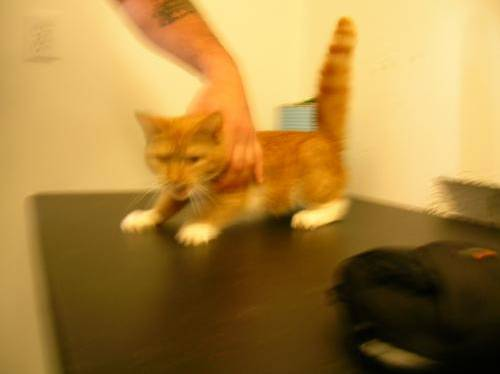
#> input picture SC201L11/train/cat.0.jpg, 500 x 374 px; its folder holds only this picture in this run
$ jupyter execute --allow-errors NN_cat_dog.ipynb
#> lines starting #> are read from the running program, lines starting #| are printed output that depends on the picture; long printed decimals are rounded
[cell 1]
import numpy as np
from PIL import Image
import matplotlib.pyplot as plt
import os
import random

[cell 2]
# Load data
file_path = 'train/'
data_lst = []
for filename in os.listdir(file_path):
    if 'dog' not in filename and 'cat' not in filename:
        continue
    real_file_path = file_path + filename
    img = Image.open(real_file_path)
#> img is the input picture: PIL image 500x374 RGB; mean R, G, B 167.7, 129.8, 61.9
    img = img.resize((64, 64))
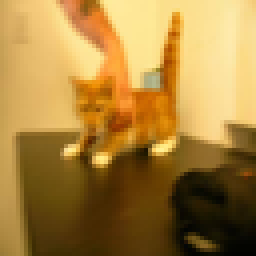
#> img: PIL image 64x64 RGB (shown 4 times larger); mean R, G, B 167.7, 129.8, 61.9
    data = np.array(img)
    data = data.reshape(64*64*3, 1)
#> data = 12288 values, max 255 at index 87, min 0 at index 1667, mean 119.8
    if 'cat' in filename:
        data_lst.append((data, 1, img))
    elif 'dog' in filename:
        data_lst.append((data, 0, img))

[cell 3]
X_lst = list(data_lst[i][0] for i in range(len(data_lst)))
#> X_lst = 1 item
Y_lst = list(data_lst[i][1] for i in range(len(data_lst)))
#> Y_lst = [1]
img_lst = list(data_lst[i][2] for i in range(len(data_lst)))
#> img_lst = 1 item

[cell 4]
# Convert Python list to numpy array
X = np.array(X_lst)
#> X has the same summary as data
Y = np.array(Y_lst)
#> Y = [1]

[cell 5]
# Convert to array with correct dimensions
X = X.reshape(X.shape[0], X.shape[1])
Y = Y.reshape(Y.shape[0], 1)
X = X.T
Y = Y.T
print('X.shape:', X.shape)
#| X.shape: (12288, 1)
print('Y.shaoe:', Y.shape)
#| Y.shaoe: (1, 1)

[cell 6]
# Normalization
min_X = np.min(X)
#> min_X = 0
max_X = np.max(X)
#> max_X = 255
X = (X - min_X)/(max_X - min_X)
#> X = 12288 values, max 1 at index 87, min 0 at index 1667, mean 0.47

[cell 7]
# You should see 5530865.372549014 or 5531484.431372557
# (Don't worry if value deviates from this)
print(np.sum(X))
#| 5772.459

[cell 8]
# Initializing parameters of a 2-layer neural network
np.random.seed(0)
N0, m = X.shape
#> N0 = 12288; m = 1
N1 = 10
N2 = 1
# Initialize W1
W1 = np.random.rand(N0, N1) - 0.5

# Initialize B1
B1 = np.random.rand(N1, 1) - 0.5

# Initialize W2
W2 = np.random.rand(N1, N2) - 0.5

# Initialize B2
B2 = np.random.rand(N2, 1) - 0.5

[cell 9]
# You should see 32.838553644951105
print(np.sum(W1))
#| 32.839

[cell 10]
# You should see -1.0433989293244808
print(np.sum(B1))

[cell 11]
# You should see -0.4229774016622794
print(np.sum(W2))

[cell 12]
# You should see -0.4841141325352224
print(np.sum(B2))

[cell 13]
#################### Training ####################
alpha = 0.02
cost_history = []
print_every = 200
for epoch in range(6000):

    # Forward Pass
    K1 = W1.T.dot(X) + B1
    A1 = np.maximum(0, K1)
    K2 = W2.T.dot(A1) + B2
    H = 1/(1+np.exp(-K2))
    L = -(Y*np.log(H)+(1-Y)*np.log(1-H))
    J = (1/m) * np.sum(L)
    if epoch % print_every == 0:
        cost_history.append(J)
        print("Cost :", J)

    # Backward Pass
    dK2 = (1/m)*np.sum(H-Y, axis=0, keepdims=True)
    dB2 = np.sum(dK2, axis=1, keepdims=True)
    dA1 = W2.dot(dK2)
    dW2 = A1.dot(dK2.T)
    dK1 = dA1*np.where(K1 > 0, 1, 0)
    dB1 = np.sum(dK1, axis=1, keepdims=True)
    dW1 = X.dot(dK1.T)

    # Updates
    W1 = W1 - alpha * dW1
    B1 = B1 - alpha * dB1
    W2 = W2 - alpha * dW2
    B2 = B2 - alpha * dB2
#> this loop made 6000 passes
#> (A1, K2, H, J, dB2, dW2, dB1) on passes 2 to 4: ([0, 0, 0, 0, 0, 6.64, 0, 4.75, 30.7, 0], [14.78], [1], 3.81e-07, [-3.81e-07], [0, 0, 0, 0, 0, -2.53e-06, 0, -1.81e-06, -1.17e-05, 0], [0, 0, 0, 0, 0, -4.37e-08, 0, -1.38e-08, -1.78e-07, 0]), ([0, 0, 0, 0, 0, 6.64, 0, 4.75, 30.7, 0], [14.78], [1], 3.81e-07, [-3.81e-07], [0, 0, 0, 0, 0, -2.53e-06, 0, -1.81e-06, -1.17e-05, 0], [0, 0, 0, 0, 0, -4.37e-08, 0, -1.38e-08, -1.78e-07, 0]), ([0, 0, 0, 0, 0, 6.64, 0, 4.75, 30.7, 0], [14.78], [1], 3.81e-07, [-3.81e-07], [0, 0, 0, 0, 0, -2.53e-06, 0, -1.81e-06, -1.17e-05, 0], [0, 0, 0, 0, 0, -4.37e-08, 0, -1.38e-08, -1.78e-07, 0])
#| Cost : 1.275
#| Cost : 3.8033410959134874e-07
#| Cost : 3.792173569210003e-07
#| Cost : 3.7810693174837566e-07
#| Cost : 3.7700278167090725e-07
#| Cost : 3.759048536198938e-07
#| Cost : 3.7481309652503646e-07
#| Cost : 3.7372745842785814e-07
#> (further printed lines are left out)

[cell 14]
plot_x = list(range(len(cost_history)))
plot_y = cost_history
plt.plot(plot_x, plot_y)
plt.title("Costs over iterations", color = 'blue', fontdict = {'fontsize': 20})
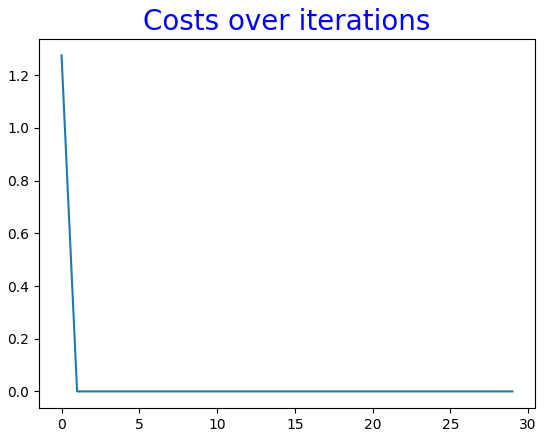
#> figure drawn by matplotlib, 1 panel; curve peaks at x = 0, y = 1.28

[cell 15]
count = 0
K1 = np.dot(W1.T, X) + B1
A1 = np.maximum(0, K1)
scores = np.dot(W2.T, A1) + B2
predictions = np.where(scores>0, 1, 0)
acc_arr = np.equal(predictions, Y)
print('Training Acc:', np.sum(acc_arr)/m)
#| Training Acc: 1.0

$ run again, on SC201L11/train/cat.140.jpg
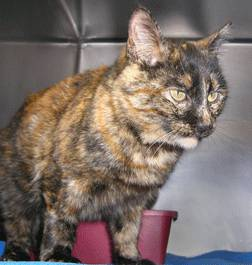
#> input picture SC201L11/train/cat.140.jpg, 252 x 265 px
#> img is the input picture: PIL image 252x265 RGB; mean R, G, B 124, 110.9, 104.6
#> `img = img.resize((64, 64))`:
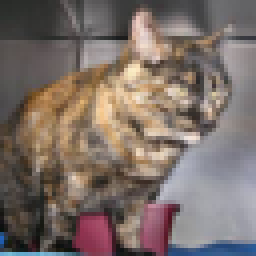
#> img: PIL image 64x64 RGB (shown 4 times larger); mean R, G, B 123.9, 110.8, 104.6
#> data = 12288 values, max 251 at index 3363, min 8 at index 11727, mean 113.1
#> X_lst = 1 item
#> Y_lst = [1]
#> img_lst = 1 item
#> `X = np.array(X_lst)`: X has the same summary as data
#> Y = [1]
#| X.shape: (12288, 1)
#| Y.shaoe: (1, 1)
#> min_X = 8
#> max_X = 251
#> `X = (X - min_X)/(max_X - min_X)`: X = 12288 values, max 1 at index 3363, min 0 at index 11727, mean 0.433
#| 5314.984
#| 32.839
#> the loop `for epoch in range(6000):` made 6000 passes
#> (A1, K2, H, J, dB2, dB1) on passes 2 to 4: ([18.77, 0, 0, 0, 0, 0, 1.24, 2.19, 25.14, 0], [19.32], [1], 4.07e-09, [-4.07e-09], [-1.58e-09, 0, 0, 0, 0, 0, -1.13e-10, -2.45e-10, -2e-09, 0]), ([18.77, 0, 0, 0, 0, 0, 1.24, 2.19, 25.14, 0], [19.32], [1], 4.07e-09, [-4.07e-09], [-1.58e-09, 0, 0, 0, 0, 0, -1.13e-10, -2.45e-10, -2e-09, 0]), ([18.77, 0, 0, 0, 0, 0, 1.24, 2.19, 25.14, 0], [19.32], [1], 4.07e-09, [-4.07e-09], [-1.58e-09, 0, 0, 0, 0, 0, -1.13e-10, -2.45e-10, -2e-09, 0])
#> (printed output is left out)
#> `[cell 14] plot_x = list(range(len(cost_history))) plot_y = cost_histor..`:
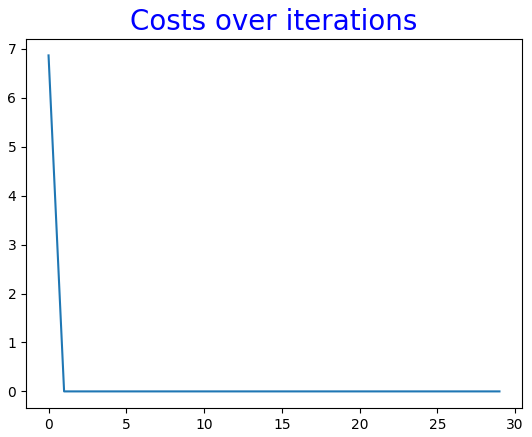
#> figure drawn by matplotlib, 1 panel; curve peaks at x = 0, y = 6.87
#| Training Acc: 1.0

$ run again, on SC201L11/train/cat.150.jpg
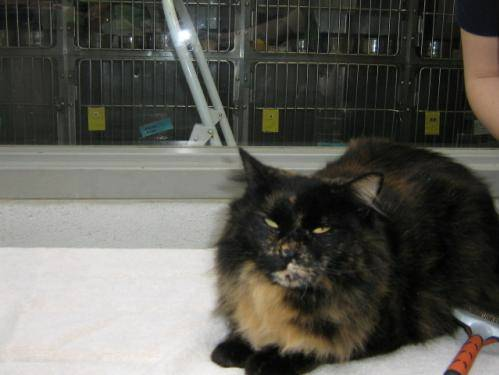
#> input picture SC201L11/train/cat.150.jpg, 499 x 375 px
#> img is the input picture: PIL image 499x375 RGB; mean R, G, B 92.9, 92.1, 85.6
#> `img = img.resize((64, 64))`:
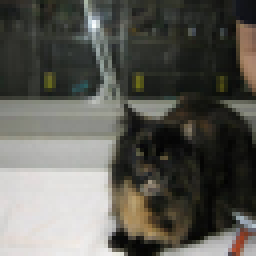
#> img: PIL image 64x64 RGB (shown 4 times larger); mean R, G, B 92.9, 92.1, 85.6
#> data = 12288 values, max 252 at index 1222, min 2 at index 8810, mean 90.22
#> X_lst = 1 item
#> Y_lst = [1]
#> img_lst = 1 item
#> `X = np.array(X_lst)`: X has the same summary as data
#> Y = [1]
#| X.shape: (12288, 1)
#| Y.shaoe: (1, 1)
#> min_X = 2
#> max_X = 252
#> `X = (X - min_X)/(max_X - min_X)`: X = 12288 values, max 1 at index 1222, min 0 at index 8810, mean 0.353
#| 4336.032
#| 32.839
#> the loop `for epoch in range(6000):` made 6000 passes
#> (A1, K2, H, L, J, dK2, dB2, dW2) on passes 3, 5: ([0, 9.04, 0, 0, 2.13, 0, 2.9, 0, 14.69, 0], [5.65], [0.996], [0.00352], 0.00352, [-0.00351], [-0.00351], [0, -0.0318, 0, 0, -0.00748, 0, -0.0102, 0, -0.0516, 0]), ([0, 9.11, 0, 0, 2.15, 0, 2.92, 0, 14.79, 0], [5.73], [0.997], [0.00323], 0.00323, [-0.00322], [-0.00322], [0, -0.0294, 0, 0, -0.00692, 0, -0.0094, 0, -0.0477, 0])
#> (printed output is left out)
#> `[cell 14] plot_x = list(range(len(cost_history))) plot_y = cost_histor..`:
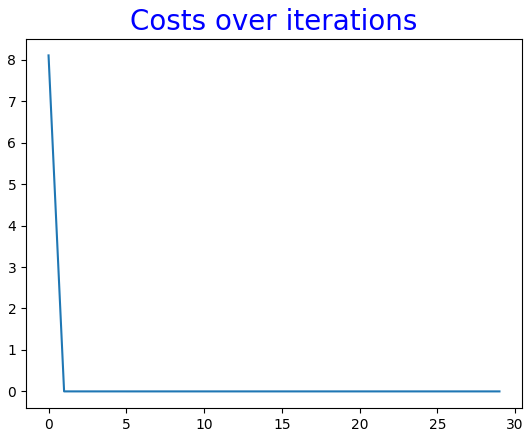
#> figure drawn by matplotlib, 1 panel; curve peaks at x = 0, y = 8.1
#| Training Acc: 1.0

$ run again, on SC201L11/train/cat.156.jpg
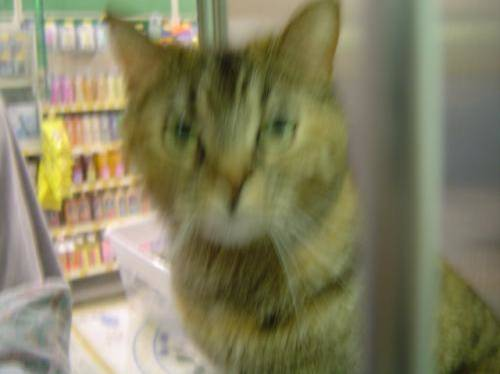
#> input picture SC201L11/train/cat.156.jpg, 500 x 374 px
#> img is the input picture: PIL image 500x374 RGB; mean R, G, B 132.4, 128.9, 98.1
#> `img = img.resize((64, 64))`:
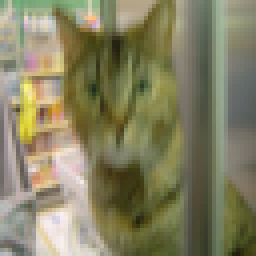
#> img: PIL image 64x64 RGB (shown 4 times larger); mean R, G, B 132.4, 128.9, 98.1
#> data = 12288 values, max 251 at index 834, min 13 at index 2393, mean 119.8
#> X_lst = 1 item
#> Y_lst = [1]
#> img_lst = 1 item
#> `X = np.array(X_lst)`: X has the same summary as data
#> Y = [1]
#| X.shape: (12288, 1)
#| Y.shaoe: (1, 1)
#> min_X = 13
#> max_X = 251
#> `X = (X - min_X)/(max_X - min_X)`: X = 12288 values, max 1 at index 834, min 0 at index 2393, mean 0.449
#| 5513.134
#| 32.839
#> the loop `for epoch in range(6000):` made 6000 passes
#> (A1, K2, H, J, dB2) on passes 2 to 4: ([7.26, 0, 0, 0, 0, 0, 6.67, 9.18, 25.2, 0], [15.77], [1], 1.41e-07, [-1.41e-07]), ([7.26, 0, 0, 0, 0, 0, 6.67, 9.18, 25.2, 0], [15.77], [1], 1.41e-07, [-1.41e-07]), ([7.26, 0, 0, 0, 0, 0, 6.67, 9.18, 25.2, 0], [15.77], [1], 1.41e-07, [-1.41e-07])
#> (printed output is left out)
#> `[cell 14] plot_x = list(range(len(cost_history))) plot_y = cost_histor..`:
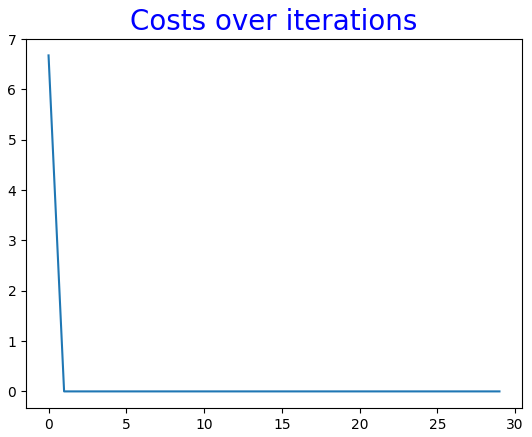
#> figure drawn by matplotlib, 1 panel; curve peaks at x = 0, y = 6.68
#| Training Acc: 1.0

$ run again, on SC201L11/train/cat.117.jpg
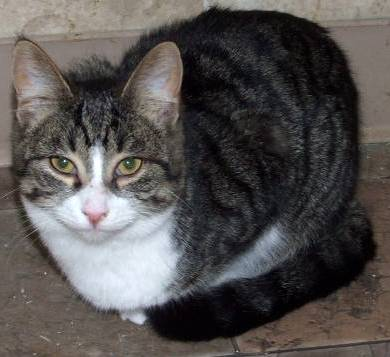
#> input picture SC201L11/train/cat.117.jpg, 390 x 357 px
#> img is the input picture: PIL image 390x357 RGB; mean R, G, B 85.6, 81.8, 80.6
#> `img = img.resize((64, 64))`:
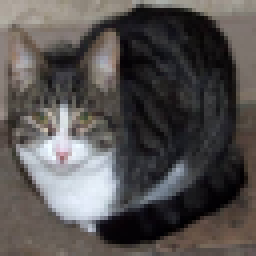
#> img: PIL image 64x64 RGB (shown 4 times larger); mean R, G, B 85.6, 81.8, 80.6
#> data = 12288 values, max 255 at index 6950, min 0 at index 8821, mean 82.65
#> X_lst = 1 item
#> Y_lst = [1]
#> img_lst = 1 item
#> `X = np.array(X_lst)`: X has the same summary as data
#> Y = [1]
#| X.shape: (12288, 1)
#| Y.shaoe: (1, 1)
#> min_X = 0
#> max_X = 255
#> `X = (X - min_X)/(max_X - min_X)`: X = 12288 values, max 1 at index 6950, min 0 at index 8821, mean 0.324
#| 3982.949
#| 32.839
#> the loop `for epoch in range(6000):` made 6000 passes
#> (A1, K2, H, L, J, dK2, dB2, dW2) on passes 1 to 2: ([15.44, 0, 0, 0, 5.77, 0, 1.82, 3.01, 7.89, 3.81], [-5.24], [0.00525], [5.25], 5.25, [-0.995], [-0.995], [-15.36, 0, 0, 0, -5.74, 0, -1.81, -2.99, -7.84, -3.79]), ([9.25, 0, 0, 0, 0, 0, 0.49, 0, 13.27, 0], [4.83], [0.992], [0.00798], 0.00798, [-0.00795], [-0.00795], [-0.0735, 0, 0, 0, 0, 0, -0.00389, 0, -0.106, 0])
#> (printed output is left out)
#> `[cell 14] plot_x = list(range(len(cost_history))) plot_y = cost_histor..`:
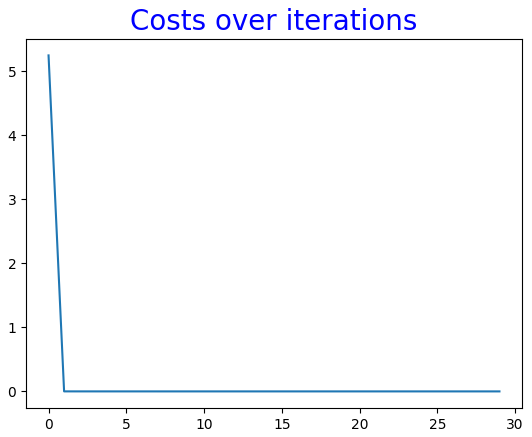
#> figure drawn by matplotlib, 1 panel; curve peaks at x = 0, y = 5.25
#| Training Acc: 1.0
